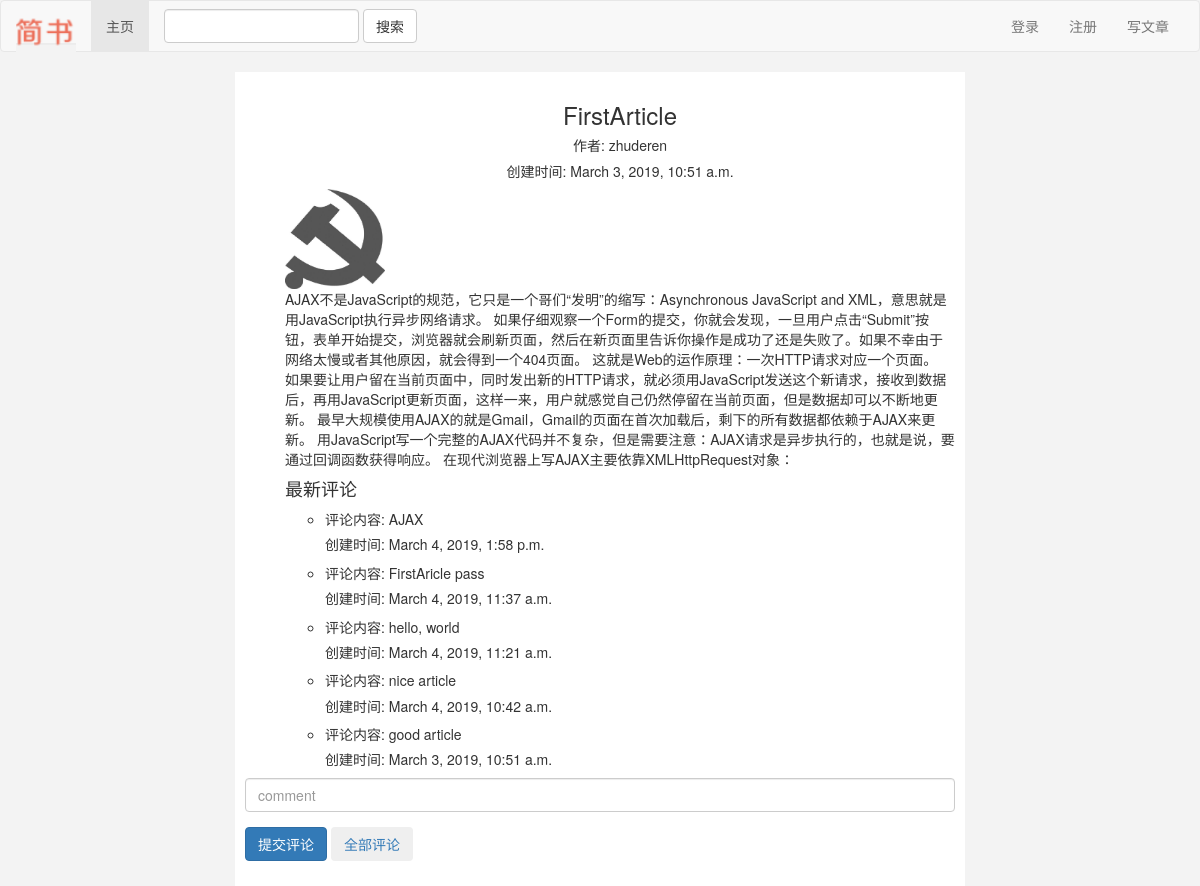
The page /jianshu/37/ on the database as committed earlier.
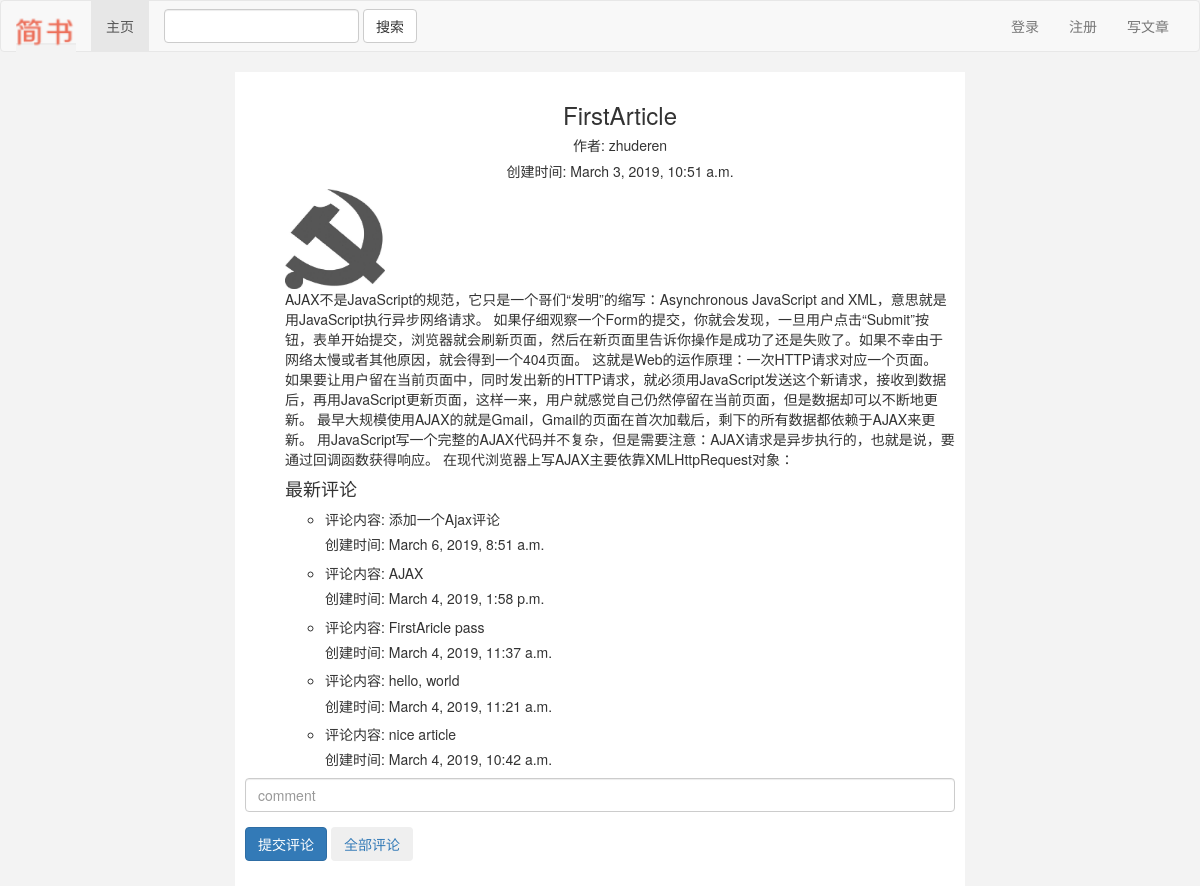
The same page on the database as committed later.
### jianshu/models.py (models this page shows)
class Comment(models.Model):
    article = models.ForeignKey(Article, on_delete=models.CASCADE)
    comment_context = models.TextField('comment context')
    comment_create_time = models.DateTimeField('comment created time')
    def __str__(self):
        return self.comment_context

### jianshu/views.py (the view, shortened to what this page needs)
# urls.py: path('<int:article_id>/', views.article_content, name='article_content'),
@csrf_exempt
def article_content(request, article_id):
    templates = loader.get_template('jianshu/article_content.html')
    article = Article.objects.filter(article_id=article_id).first()
    album = Album.objects.filter(album_article=article).first()
    comments = Comment.objects.order_by('-comment_create_time', )
    article_comments = []
    for comment in comments:
        if comment.article.article_id == article_id:
            article_comments.append(comment)
        else:
            pass
    info = {
        'article_id': article.article_id,
        'article_title': article.article_title,
        'article_context': article.article_context,
        'article_created_time': article.article_created_time,
        'album_img': album.album_img,
        'user_name': album.album_user.user_name,
        'comments': article_comments[:5],
        'comment_created_time': timezone.now(),
        'edit_and_delete': False,
    }
    user_name = request.COOKIES.get('user_name')
    if user_name == info['user_name']:
        info['edit_and_delete'] = True
    return HttpResponse(templates.render(info, request))

### jianshu/utils/UserAuthMiddleware.py (called while the page is built)
    def process_request(self, request):
        user_name = request.COOKIES.get('user_name')
        if user_name:
            request.user_name = user_name

### jianshu/templates/jianshu/article_content.html (shortened to what this page needs)
{% extends 'jianshu/base.html' %}
{% block main %}
    <ul>
        <h3 class="page-title"> {{ article_title }} </h3>
        <h5 class="page-title">作者: {{ user_name }} </h5>
        <h5 class="page-title">创建时间: {{ article_created_time }}</h5>
         {% if album_img %}
             <img src="/static/media/{{ album_img }}" alt="" height="100" width="100">
         {% endif %}
        <p>{{ article_context }} </p>
        <h4 class="">最新评论</h4>
        <ul class="">
            {% for comment in comments %}
                <li>
                <h5>评论内容: {{ comment }}</h5>
                <h5>创建时间: {{ comment.comment_create_time }}</h5>
                </li>
            {% endfor %}
        </ul>
    </ul>
    <form action="", method="POST">
        <div class="form-container">
            <div class="form-group">
                <input id="comment_id" type="text" class="form-control" placeholder="comment" name="comment">
            </div>
            <div class="form-group">
                <button id="button_id" class="btn btn-primary">提交评论</button>
                <button class="btn"><a href="/jianshu/{{ article_id }}/comment/">全部评论</a></button>
            </div>
        </div>
    </form>
{% endblock %}

Rows that differ between the two databases and show on the page:
no longer on this page (row unchanged): Comment: comment_context "good article", comment_create_time "March 3, 2019, 10:51 a.m."
added Comment: comment_context "添加一个Ajax评论", comment_create_time "March 6, 2019, 8:51 a.m."
